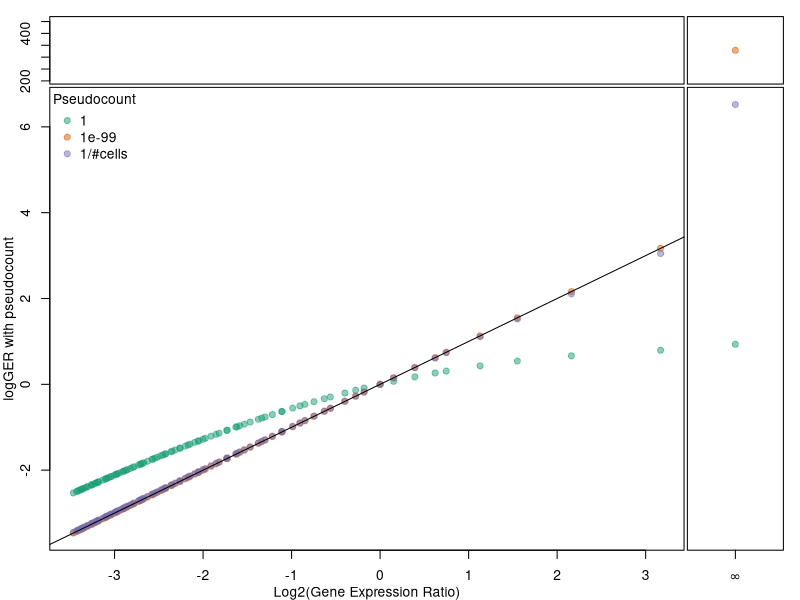
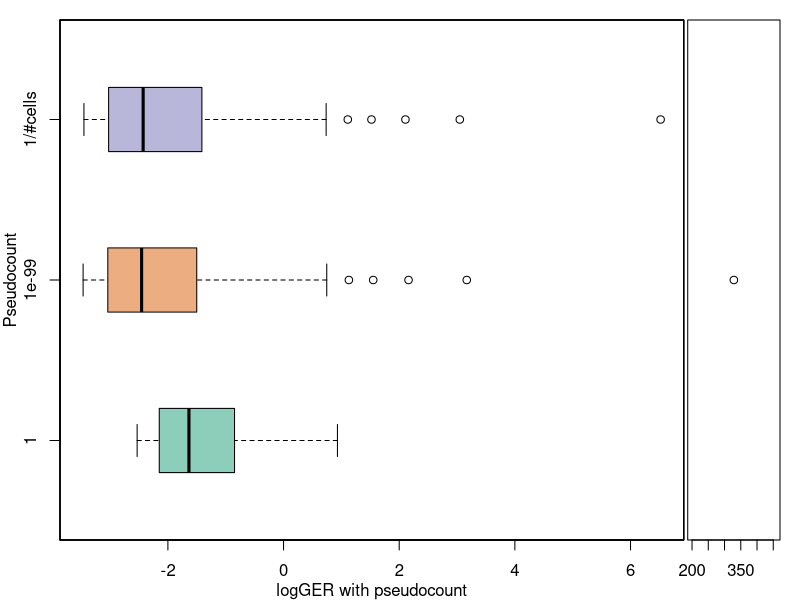

Source code (R) for these figures, in order:
## See https://baderlab.github.io/scRNAseq_meCortex/PipelineV2/pseudocountTest
library(scales)
library(RColorBrewer)

mean.logX <- function(data,ex=2,pc=1,pc.out) { log(mean(ex^data - pc) + pc.out,base=ex) }
halfway <- 10

testData <- t(sapply(seq(0,.099,.001),function(prob) rbinom(1e3,100,prob)))
GER <- rowMeans(testData)[halfway] / rowMeans(testData)
testMeans <- rowMeans(testData)
logTestData <- log2(testData + 1)


pseudocount.use <- c(1,1e-99,1/nrow(testData))
testLogMeans <- sapply(pseudocount.use,function(X) apply(logTestData,MARGIN=1,FUN=mean.logX,pc.out=X))
logGER <- apply(testLogMeans,2,function(X) X[halfway] - X)

pdf(file="../Reports/18_F1000Res_scClustViz/Fig1a.pdf",height=6,width=6)
layout(matrix(c(3,1,4,2),2),widths=c(6,1),heights=c(1,6))
par(mar=c(3,3,.1,.1),mgp=2:0)
plot(x=NULL,y=NULL,xlim=range(log2(GER)[-1]),ylim=c(min(logGER),max(logGER[,-2])),
     xlab="Log2(Gene Expression Ratio)",ylab="logGER with pseudocount")
for (i in 1:ncol(logGER)) {
  points(log2(GER)[-1],logGER[-1,i],pch=19,col=alpha(brewer.pal(3,"Dark2")[i],.5))
}
abline(0,1)
legend("topleft",bty="n",pch=19,col=alpha(brewer.pal(3,"Dark2"),.5),
       legend=c("1","1e-99","1/#cells"),title="Pseudocount")
par(mar=c(3,.1,.1,1))
plot(x=c(1,1),y=logGER[1,-2],ylim=c(min(logGER),max(logGER[,-2])),
     xaxt="n",yaxt="n",xlab=NA,
     pch=19,col=alpha(brewer.pal(3,"Dark2"),.5)[c(1,3)])
axis(1,1,expression(infinity))
par(mar=c(.1,3,1,.1))
plot(x=1,y=logGER[1,2],type="n",xaxt="n",ylab=NA)
par(mar=c(.1,.1,1,1))
plot(x=1,y=logGER[1,2],xaxt="n",yaxt="n",
     pch=19,col=alpha(brewer.pal(3,"Dark2"),.5)[2])
dev.off()


pdf(file="../Reports/18_F1000Res_scClustViz/Fig1b.pdf",height=3,width=6)
layout(rbind(1:2),widths=c(6,1))
par(mar=c(3,3,1,.1),mgp=2:0)
plot(x=NULL,y=NULL,xlim=c(min(logGER),max(logGER[,-2])),ylim=c(.5,3.5),
     yaxt="n",ylab="Pseudocount",xlab="logGER with pseudocount")
axis(2,1:3,c("1","1e-99","1/#cells"))
for (i in 1:ncol(logGER)) {
  if (i == 2) { drop2 <- -1 } else { drop2 <- 1:nrow(logGER) }
  boxplot(logGER[drop2,i],col=alpha(brewer.pal(3,"Dark2")[i],.5),
          add=T,at=i,horizontal=T,xaxt="n")
}
par(mar=c(3,.1,1,1))
plot(x=logGER[1,2],y=2,ylim=c(.5,3.5),yaxt="n",xlab=NA)
dev.off()
